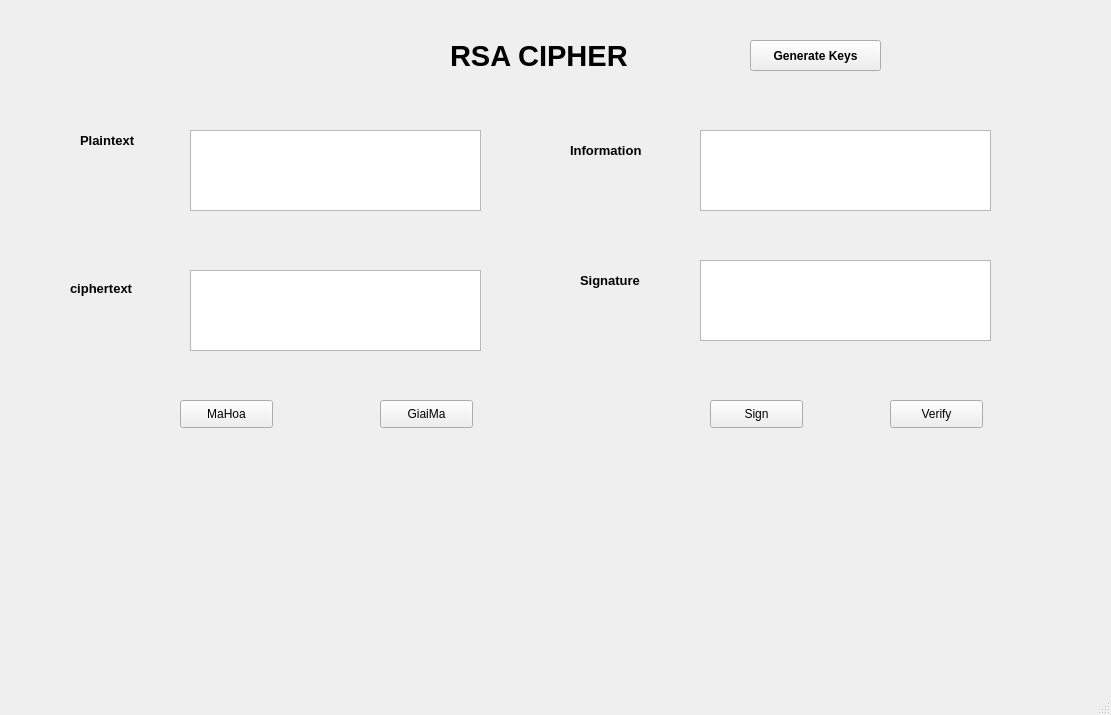
<?xml version="1.0" encoding="UTF-8"?>
<ui version="4.0">
 <class>MainWindow</class>
 <widget class="QMainWindow" name="MainWindow">
  <property name="geometry">
   <rect>
    <x>0</x>
    <y>0</y>
    <width>1111</width>
    <height>715</height>
   </rect>
  </property>
  <property name="windowTitle">
   <string>MainWindow</string>
  </property>
  <widget class="QWidget" name="centralwidget">
    <widget class="QLabel" name="label_3">
     <property name="geometry">
      <rect>
       <x>450</x>
       <y>20</y>
       <width>281</width>
       <height>71</height>
      </rect>
     </property>
     <property name="font">
      <font>
       <pointsize>22</pointsize>
       <weight>75</weight>
       <bold>true</bold>
      </font>
     </property>
     <property name="text">
      <string>RSA CIPHER</string>
     </property>
    </widget>
    <widget class="QPushButton" name="btn_gen_keys">
     <property name="geometry">
      <rect>
       <x>750</x>
       <y>40</y>
       <width>131</width>
       <height>31</height>
      </rect>
     </property>
     <property name="font">
      <font>
       <weight>75</weight>
       <bold>true</bold>
      </font>
     </property>
     <property name="text">
      <string>Generate Keys</string>
     </property>
    </widget>
   <widget class="QLabel" name="label">
    <property name="geometry">
     <rect>
      <x>80</x>
      <y>120</y>
      <width>81</width>
      <height>41</height>
     </rect>
    </property>
    <property name="font">
     <font>
      <pointsize>10</pointsize>
      <weight>75</weight>
      <bold>true</bold>
     </font>
    </property>
    <property name="text">
     <string>Plaintext</string>
    </property>
   </widget>
    <widget class="QTextEdit" name="txt_plain_text">
     <property name="geometry">
      <rect>
       <x>190</x>
       <y>130</y>
       <width>291</width>
       <height>81</height>
      </rect>
     </property>
    </widget>
   <widget class="QLabel" name="label_2">
    <property name="geometry">
     <rect>
      <x>70</x>
      <y>280</y>
      <width>101</width>
      <height>16</height>
     </rect>
    </property>
    <property name="font">
     <font>
      <pointsize>10</pointsize>
      <weight>75</weight>
      <bold>true</bold>
     </font>
    </property>
    <property name="text">
     <string>ciphertext</string>
    </property>
   </widget>
    <widget class="QTextEdit" name="txt_cipher_text">
     <property name="geometry">
      <rect>
       <x>190</x>
       <y>270</y>
       <width>291</width>
       <height>81</height>
      </rect>
     </property>
    </widget>
    <widget class="QPushButton" name="btn_encrypt">
     <property name="geometry">
      <rect>
       <x>180</x>
       <y>400</y>
       <width>93</width>
       <height>28</height>
      </rect>
     </property>
     <property name="text">
      <string>MaHoa</string>
     </property>
    </widget>
    <widget class="QPushButton" name="btn_decrypt">
     <property name="geometry">
      <rect>
       <x>380</x>
       <y>400</y>
       <width>93</width>
       <height>28</height>
      </rect>
     </property>
     <property name="text">
      <string>GiaiMa</string>
     </property>
    </widget>
   <widget class="QLabel" name="label_4">
    <property name="geometry">
     <rect>
      <x>570</x>
      <y>130</y>
      <width>111</width>
      <height>41</height>
     </rect>
    </property>
    <property name="font">
     <font>
      <pointsize>10</pointsize>
      <weight>75</weight>
      <bold>true</bold>
     </font>
    </property>
    <property name="text">
     <string>Information</string>
    </property>
   </widget>
   <widget class="QLabel" name="label_5">
    <property name="geometry">
     <rect>
      <x>580</x>
      <y>260</y>
      <width>81</width>
      <height>41</height>
     </rect>
    </property>
    <property name="font">
     <font>
      <pointsize>10</pointsize>
      <weight>75</weight>
      <bold>true</bold>
     </font>
    </property>
    <property name="text">
     <string>Signature</string>
    </property>
   </widget>
    <widget class="QTextEdit" name="txt_info">
     <property name="geometry">
      <rect>
       <x>700</x>
       <y>130</y>
       <width>291</width>
       <height>81</height>
      </rect>
     </property>
    </widget>
    <widget class="QTextEdit" name="txt_sign">
     <property name="geometry">
      <rect>
       <x>700</x>
       <y>260</y>
       <width>291</width>
       <height>81</height>
      </rect>
     </property>
    </widget>
    <widget class="QPushButton" name="btn_sign">
     <property name="geometry">
      <rect>
       <x>710</x>
       <y>400</y>
       <width>93</width>
       <height>28</height>
      </rect>
     </property>
     <property name="text">
      <string>Sign</string>
     </property>
    </widget>
    <widget class="QPushButton" name="btn_verify">
     <property name="geometry">
      <rect>
       <x>890</x>
       <y>400</y>
       <width>93</width>
       <height>28</height>
      </rect>
     </property>
     <property name="text">
      <string>Verify</string>
     </property>
    </widget>
  </widget>
  <widget class="QMenuBar" name="menubar">
   <property name="geometry">
    <rect>
     <x>0</x>
     <y>0</y>
     <width>1111</width>
     <height>26</height>
    </rect>
   </property>
  </widget>
  <widget class="QStatusBar" name="statusbar"/>
 </widget>
 <resources/>
 <connections/>
</ui>
